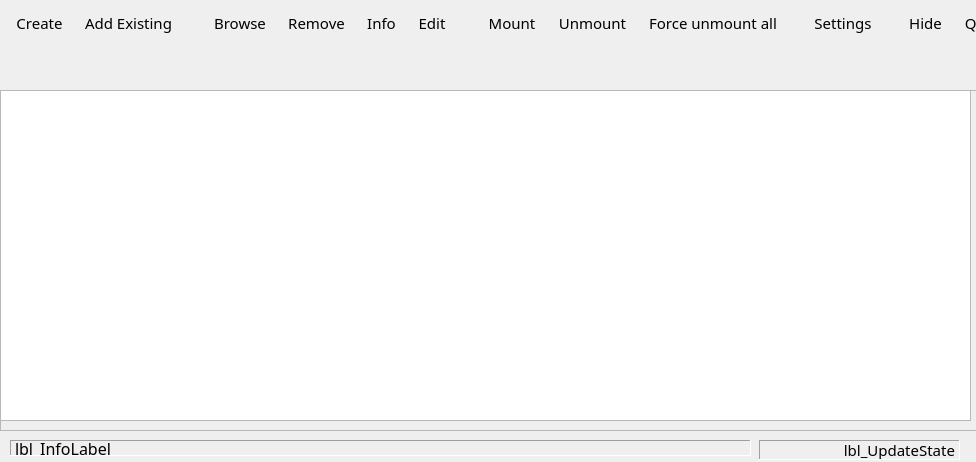
<?xml version="1.0" encoding="UTF-8"?>
<ui version="4.0">
 <class>frmMainDialog</class>
 <widget class="QDialog" name="frmMainDialog">
  <property name="windowModality">
   <enum>Qt::ApplicationModal</enum>
  </property>
  <property name="geometry">
   <rect>
    <x>0</x>
    <y>0</y>
    <width>976</width>
    <height>462</height>
   </rect>
  </property>
  <property name="sizePolicy">
   <sizepolicy hsizetype="Fixed" vsizetype="Fixed">
    <horstretch>0</horstretch>
    <verstretch>0</verstretch>
   </sizepolicy>
  </property>
  <property name="minimumSize">
   <size>
    <width>976</width>
    <height>462</height>
   </size>
  </property>
  <property name="maximumSize">
   <size>
    <width>976</width>
    <height>462</height>
   </size>
  </property>
  <property name="baseSize">
   <size>
    <width>976</width>
    <height>462</height>
   </size>
  </property>
  <property name="font">
   <font>
    <family>Jura</family>
   </font>
  </property>
  <property name="windowTitle">
   <string>encFSGui 2.0</string>
  </property>
  <property name="windowIcon">
   <iconset>
    <normaloff>bitmaps/encfsgui.icns</normaloff>bitmaps/encfsgui.icns</iconset>
  </property>
  <property name="autoFillBackground">
   <bool>true</bool>
  </property>
  <property name="sizeGripEnabled">
   <bool>false</bool>
  </property>
  <property name="modal">
   <bool>false</bool>
  </property>
  <widget class="QFrame" name="verticalFrame">
   <property name="geometry">
    <rect>
     <x>-1</x>
     <y>-1</y>
     <width>981</width>
     <height>87</height>
    </rect>
   </property>
   <property name="sizePolicy">
    <sizepolicy hsizetype="Fixed" vsizetype="Fixed">
     <horstretch>0</horstretch>
     <verstretch>0</verstretch>
    </sizepolicy>
   </property>
   <property name="frameShape">
    <enum>QFrame::NoFrame</enum>
   </property>
   <property name="frameShadow">
    <enum>QFrame::Raised</enum>
   </property>
   <layout class="QHBoxLayout" name="horizontalLayout">
    <property name="sizeConstraint">
     <enum>QLayout::SetFixedSize</enum>
    </property>
    <item>
     <widget class="QToolButton" name="btn_createVolume">
      <property name="palette">
       <palette>
        <active>
         <colorrole role="Shadow">
          <brush brushstyle="SolidPattern">
           <color alpha="255">
            <red>231</red>
            <green>231</green>
            <blue>231</blue>
           </color>
          </brush>
         </colorrole>
        </active>
        <inactive>
         <colorrole role="Shadow">
          <brush brushstyle="SolidPattern">
           <color alpha="255">
            <red>231</red>
            <green>231</green>
            <blue>231</blue>
           </color>
          </brush>
         </colorrole>
        </inactive>
        <disabled>
         <colorrole role="Shadow">
          <brush brushstyle="SolidPattern">
           <color alpha="255">
            <red>231</red>
            <green>231</green>
            <blue>231</blue>
           </color>
          </brush>
         </colorrole>
        </disabled>
       </palette>
      </property>
      <property name="font">
       <font>
        <family>Trebuchet MS</family>
        <pointsize>11</pointsize>
       </font>
      </property>
      <property name="autoFillBackground">
       <bool>true</bool>
      </property>
      <property name="text">
       <string>Create</string>
      </property>
      <property name="icon">
       <iconset>
        <normaloff>bitmaps/createfolder.png</normaloff>bitmaps/createfolder.png</iconset>
      </property>
      <property name="iconSize">
       <size>
        <width>32</width>
        <height>32</height>
       </size>
      </property>
      <property name="popupMode">
       <enum>QToolButton::DelayedPopup</enum>
      </property>
      <property name="toolButtonStyle">
       <enum>Qt::ToolButtonTextUnderIcon</enum>
      </property>
      <property name="autoRaise">
       <bool>true</bool>
      </property>
     </widget>
    </item>
    <item>
     <widget class="QToolButton" name="btn_openVolume">
      <property name="font">
       <font>
        <family>Trebuchet MS</family>
        <pointsize>11</pointsize>
       </font>
      </property>
      <property name="text">
       <string>Add Existing</string>
      </property>
      <property name="icon">
       <iconset>
        <normaloff>bitmaps/existingfolder.png</normaloff>bitmaps/existingfolder.png</iconset>
      </property>
      <property name="iconSize">
       <size>
        <width>32</width>
        <height>32</height>
       </size>
      </property>
      <property name="toolButtonStyle">
       <enum>Qt::ToolButtonTextUnderIcon</enum>
      </property>
      <property name="autoRaise">
       <bool>true</bool>
      </property>
     </widget>
    </item>
    <item>
     <spacer name="horizontalSpacer">
      <property name="orientation">
       <enum>Qt::Horizontal</enum>
      </property>
      <property name="sizeType">
       <enum>QSizePolicy::Fixed</enum>
      </property>
      <property name="sizeHint" stdset="0">
       <size>
        <width>20</width>
        <height>20</height>
       </size>
      </property>
     </spacer>
    </item>
    <item>
     <widget class="QToolButton" name="btn_browseVolume">
      <property name="font">
       <font>
        <family>Trebuchet MS</family>
        <pointsize>11</pointsize>
       </font>
      </property>
      <property name="text">
       <string>Browse</string>
      </property>
      <property name="icon">
       <iconset>
        <normaloff>bitmaps/browsefolder.png</normaloff>bitmaps/browsefolder.png</iconset>
      </property>
      <property name="iconSize">
       <size>
        <width>32</width>
        <height>32</height>
       </size>
      </property>
      <property name="toolButtonStyle">
       <enum>Qt::ToolButtonTextUnderIcon</enum>
      </property>
      <property name="autoRaise">
       <bool>true</bool>
      </property>
     </widget>
    </item>
    <item>
     <widget class="QToolButton" name="btn_removeVolume">
      <property name="font">
       <font>
        <family>Trebuchet MS</family>
        <pointsize>11</pointsize>
       </font>
      </property>
      <property name="text">
       <string>Remove</string>
      </property>
      <property name="icon">
       <iconset>
        <normaloff>bitmaps/removefolder.png</normaloff>bitmaps/removefolder.png</iconset>
      </property>
      <property name="iconSize">
       <size>
        <width>32</width>
        <height>32</height>
       </size>
      </property>
      <property name="toolButtonStyle">
       <enum>Qt::ToolButtonTextUnderIcon</enum>
      </property>
      <property name="autoRaise">
       <bool>true</bool>
      </property>
     </widget>
    </item>
    <item>
     <widget class="QToolButton" name="btn_infoVolume">
      <property name="font">
       <font>
        <family>Trebuchet MS</family>
        <pointsize>11</pointsize>
       </font>
      </property>
      <property name="text">
       <string>Info</string>
      </property>
      <property name="icon">
       <iconset>
        <normaloff>bitmaps/folderinfo.png</normaloff>bitmaps/folderinfo.png</iconset>
      </property>
      <property name="iconSize">
       <size>
        <width>32</width>
        <height>32</height>
       </size>
      </property>
      <property name="toolButtonStyle">
       <enum>Qt::ToolButtonTextUnderIcon</enum>
      </property>
      <property name="autoRaise">
       <bool>true</bool>
      </property>
     </widget>
    </item>
    <item>
     <widget class="QToolButton" name="btn_editVolume">
      <property name="font">
       <font>
        <family>Trebuchet MS</family>
        <pointsize>11</pointsize>
       </font>
      </property>
      <property name="text">
       <string>Edit</string>
      </property>
      <property name="icon">
       <iconset>
        <normaloff>bitmaps/editfolder.png</normaloff>bitmaps/editfolder.png</iconset>
      </property>
      <property name="iconSize">
       <size>
        <width>32</width>
        <height>32</height>
       </size>
      </property>
      <property name="toolButtonStyle">
       <enum>Qt::ToolButtonTextUnderIcon</enum>
      </property>
      <property name="autoRaise">
       <bool>true</bool>
      </property>
     </widget>
    </item>
    <item>
     <spacer name="horizontalSpacer_2">
      <property name="orientation">
       <enum>Qt::Horizontal</enum>
      </property>
      <property name="sizeType">
       <enum>QSizePolicy::Fixed</enum>
      </property>
      <property name="sizeHint" stdset="0">
       <size>
        <width>20</width>
        <height>20</height>
       </size>
      </property>
     </spacer>
    </item>
    <item>
     <widget class="QToolButton" name="btn_mountVolume">
      <property name="font">
       <font>
        <family>Trebuchet MS</family>
        <pointsize>11</pointsize>
        <weight>50</weight>
        <bold>false</bold>
       </font>
      </property>
      <property name="autoFillBackground">
       <bool>false</bool>
      </property>
      <property name="text">
       <string>Mount</string>
      </property>
      <property name="icon">
       <iconset>
        <normaloff>bitmaps/icons8-unlock-32.png</normaloff>bitmaps/icons8-unlock-32.png</iconset>
      </property>
      <property name="iconSize">
       <size>
        <width>32</width>
        <height>32</height>
       </size>
      </property>
      <property name="toolButtonStyle">
       <enum>Qt::ToolButtonTextUnderIcon</enum>
      </property>
      <property name="autoRaise">
       <bool>true</bool>
      </property>
     </widget>
    </item>
    <item>
     <widget class="QToolButton" name="btn_unmountVolume">
      <property name="font">
       <font>
        <family>Trebuchet MS</family>
        <pointsize>11</pointsize>
       </font>
      </property>
      <property name="text">
       <string>Unmount</string>
      </property>
      <property name="icon">
       <iconset>
        <normaloff>bitmaps/icons8-lock-32.png</normaloff>bitmaps/icons8-lock-32.png</iconset>
      </property>
      <property name="iconSize">
       <size>
        <width>32</width>
        <height>32</height>
       </size>
      </property>
      <property name="toolButtonStyle">
       <enum>Qt::ToolButtonTextUnderIcon</enum>
      </property>
      <property name="autoRaise">
       <bool>true</bool>
      </property>
     </widget>
    </item>
    <item>
     <widget class="QToolButton" name="btn_unmountAll">
      <property name="font">
       <font>
        <family>Trebuchet MS</family>
        <pointsize>11</pointsize>
       </font>
      </property>
      <property name="text">
       <string>Force unmount all</string>
      </property>
      <property name="icon">
       <iconset>
        <normaloff>bitmaps/icons8-protect-32.png</normaloff>bitmaps/icons8-protect-32.png</iconset>
      </property>
      <property name="iconSize">
       <size>
        <width>32</width>
        <height>32</height>
       </size>
      </property>
      <property name="toolButtonStyle">
       <enum>Qt::ToolButtonTextUnderIcon</enum>
      </property>
      <property name="autoRaise">
       <bool>true</bool>
      </property>
     </widget>
    </item>
    <item>
     <spacer name="horizontalSpacer_3">
      <property name="orientation">
       <enum>Qt::Horizontal</enum>
      </property>
      <property name="sizeType">
       <enum>QSizePolicy::Fixed</enum>
      </property>
      <property name="sizeHint" stdset="0">
       <size>
        <width>15</width>
        <height>20</height>
       </size>
      </property>
     </spacer>
    </item>
    <item>
     <widget class="QToolButton" name="btn_Settings">
      <property name="font">
       <font>
        <family>Trebuchet MS</family>
        <pointsize>11</pointsize>
       </font>
      </property>
      <property name="text">
       <string>Settings</string>
      </property>
      <property name="icon">
       <iconset>
        <normaloff>bitmaps/settings.png</normaloff>bitmaps/settings.png</iconset>
      </property>
      <property name="iconSize">
       <size>
        <width>32</width>
        <height>32</height>
       </size>
      </property>
      <property name="toolButtonStyle">
       <enum>Qt::ToolButtonTextUnderIcon</enum>
      </property>
      <property name="autoRaise">
       <bool>true</bool>
      </property>
     </widget>
    </item>
    <item>
     <spacer name="horizontalSpacer_4">
      <property name="orientation">
       <enum>Qt::Horizontal</enum>
      </property>
      <property name="sizeType">
       <enum>QSizePolicy::Fixed</enum>
      </property>
      <property name="sizeHint" stdset="0">
       <size>
        <width>15</width>
        <height>20</height>
       </size>
      </property>
     </spacer>
    </item>
    <item>
     <widget class="QToolButton" name="btn_Hide">
      <property name="font">
       <font>
        <family>Trebuchet MS</family>
        <pointsize>11</pointsize>
       </font>
      </property>
      <property name="text">
       <string>Hide</string>
      </property>
      <property name="icon">
       <iconset>
        <normaloff>bitmaps/hide.png</normaloff>bitmaps/hide.png</iconset>
      </property>
      <property name="iconSize">
       <size>
        <width>32</width>
        <height>32</height>
       </size>
      </property>
      <property name="toolButtonStyle">
       <enum>Qt::ToolButtonTextUnderIcon</enum>
      </property>
      <property name="autoRaise">
       <bool>true</bool>
      </property>
     </widget>
    </item>
    <item>
     <widget class="QToolButton" name="btn_Quit">
      <property name="font">
       <font>
        <family>Trebuchet MS</family>
        <pointsize>11</pointsize>
       </font>
      </property>
      <property name="text">
       <string>Quit</string>
      </property>
      <property name="icon">
       <iconset>
        <normaloff>bitmaps/quit.png</normaloff>bitmaps/quit.png</iconset>
      </property>
      <property name="iconSize">
       <size>
        <width>32</width>
        <height>32</height>
       </size>
      </property>
      <property name="toolButtonStyle">
       <enum>Qt::ToolButtonTextUnderIcon</enum>
      </property>
      <property name="autoRaise">
       <bool>true</bool>
      </property>
     </widget>
    </item>
   </layout>
  </widget>
  <widget class="QFrame" name="frame">
   <property name="geometry">
    <rect>
     <x>0</x>
     <y>90</y>
     <width>981</width>
     <height>341</height>
    </rect>
   </property>
   <property name="sizePolicy">
    <sizepolicy hsizetype="Maximum" vsizetype="Fixed">
     <horstretch>0</horstretch>
     <verstretch>0</verstretch>
    </sizepolicy>
   </property>
   <property name="frameShape">
    <enum>QFrame::StyledPanel</enum>
   </property>
   <property name="frameShadow">
    <enum>QFrame::Raised</enum>
   </property>
   <widget class="QTableWidget" name="tbl_Volumes">
    <property name="geometry">
     <rect>
      <x>0</x>
      <y>0</y>
      <width>971</width>
      <height>331</height>
     </rect>
    </property>
    <property name="sizePolicy">
     <sizepolicy hsizetype="Maximum" vsizetype="Expanding">
      <horstretch>0</horstretch>
      <verstretch>0</verstretch>
     </sizepolicy>
    </property>
    <property name="font">
     <font>
      <pointsize>11</pointsize>
     </font>
    </property>
    <property name="focusPolicy">
     <enum>Qt::ClickFocus</enum>
    </property>
    <property name="editTriggers">
     <set>QAbstractItemView::NoEditTriggers</set>
    </property>
    <property name="showDropIndicator" stdset="0">
     <bool>false</bool>
    </property>
    <property name="alternatingRowColors">
     <bool>true</bool>
    </property>
    <property name="selectionMode">
     <enum>QAbstractItemView::SingleSelection</enum>
    </property>
    <property name="selectionBehavior">
     <enum>QAbstractItemView::SelectRows</enum>
    </property>
    <property name="gridStyle">
     <enum>Qt::DashLine</enum>
    </property>
    <property name="sortingEnabled">
     <bool>true</bool>
    </property>
    <property name="wordWrap">
     <bool>false</bool>
    </property>
    <property name="cornerButtonEnabled">
     <bool>false</bool>
    </property>
    <attribute name="verticalHeaderVisible">
     <bool>false</bool>
    </attribute>
   </widget>
  </widget>
  <widget class="QLabel" name="lbl_InfoLabel">
   <property name="geometry">
    <rect>
     <x>10</x>
     <y>440</y>
     <width>741</width>
     <height>16</height>
    </rect>
   </property>
   <property name="font">
    <font>
     <family>Jura</family>
     <pointsize>12</pointsize>
    </font>
   </property>
   <property name="frameShape">
    <enum>QFrame::Panel</enum>
   </property>
   <property name="frameShadow">
    <enum>QFrame::Sunken</enum>
   </property>
   <property name="text">
    <string>lbl_InfoLabel</string>
   </property>
  </widget>
  <widget class="QLabel" name="lbl_updatestate">
   <property name="geometry">
    <rect>
     <x>759</x>
     <y>440</y>
     <width>201</width>
     <height>20</height>
    </rect>
   </property>
   <property name="font">
    <font>
     <family>Jura</family>
     <pointsize>11</pointsize>
    </font>
   </property>
   <property name="frameShape">
    <enum>QFrame::Panel</enum>
   </property>
   <property name="frameShadow">
    <enum>QFrame::Sunken</enum>
   </property>
   <property name="text">
    <string>lbl_UpdateState</string>
   </property>
   <property name="alignment">
    <set>Qt::AlignRight|Qt::AlignTrailing|Qt::AlignVCenter</set>
   </property>
  </widget>
 </widget>
 <resources/>
 <connections/>
</ui>
